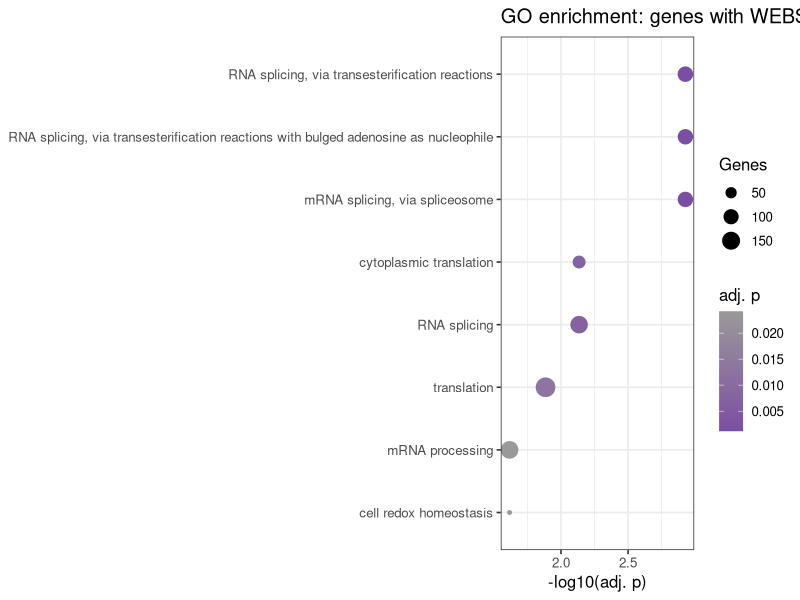

Recreate this plot in R.
setwd("E:/KIMI/GBM_WEBS_Project")
suppressMessages(library(ggplot2))
ego <- read.csv("results/splicing_enrichment.csv")
ego <- ego[order(ego$p.adjust), ][1:8, ]
ego$Description <- factor(ego$Description, levels = rev(ego$Description))
ego$neglog <- -log10(ego$p.adjust)
p <- ggplot(ego, aes(neglog, Description, size = Count, color = p.adjust)) +
  geom_point() +
  scale_color_gradient(low = "#7B4EA3", high = "grey60") +
  theme_bw(base_size = 12) +
  labs(title = "GO enrichment: genes with WEBS-associated AS events",
       x = "-log10(adj. p)", y = NULL, size = "Genes", color = "adj. p")
ggsave("figures_final/fig_splicing_enrichment.pdf", p, width = 8, height = 4.5)
cat("saved\n")
